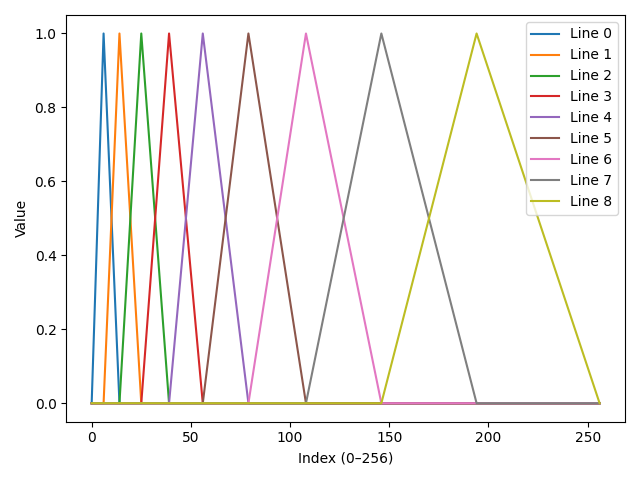

Generate this figure with Python:
import torch
import matplotlib.pyplot as plt
# sample_rate = 16000
# nfilt = 8
# NFFT =512



def get_fbank(sample_rate,nfft,nfilt):
    low_freq_mel = 0
    high_freq_mel = (2595 * torch.log10(torch.tensor(1 + (sample_rate / 2) / 700)))  
    mel_points = torch.linspace(low_freq_mel, high_freq_mel, nfilt + 2)
    hz_points = (700 * (10**(mel_points / 2595) - 1))
    bin = torch.floor((nfft + 1) * hz_points / sample_rate)
    fbank = torch.zeros((nfilt, int(torch.floor(torch.tensor(nfft / 2 + 1)))))

    for m in range(1, nfilt + 1):
        f_m_minus = int(bin[m - 1])   #left
        f_m = int(bin[m])             #center
        f_m_plus = int(bin[m + 1])    #right

        for k in range(f_m_minus, f_m):
            fbank[m - 1, k] = (k - bin[m - 1]) / (bin[m] - bin[m - 1])
        for k in range(f_m, f_m_plus):
            fbank[m - 1, k] = (bin[m + 1] - k) / (bin[m + 1] - bin[m])

    idxs = {f'bin_{i}':fbank[i].nonzero().flatten().tolist() for i in range(nfilt)}
    idxs[f'bin_{nfilt-1}'].append(nfft//2)
    return fbank,idxs
    

fbank,idxs=get_fbank(16000,512,9)
fbank = fbank.detach().cpu()  # in case it's on GPU / requires grad

plt.figure()
for i in range(fbank.shape[0]):
    plt.plot(fbank[i], label=f'Line {i}')

plt.xlabel("Index (0–256)")
plt.ylabel("Value")
plt.legend()
plt.tight_layout()
plt.savefig('mels.png')


# filter_banks = torch.dot(pow_frames, fbank.T)
# filter_banks = torch.where(filter_banks == 0, torch.finfo(float).eps, filter_banks)  # Numerical Stability
# filter_banks = 20 * torch.log10(filter_banks)  # dB